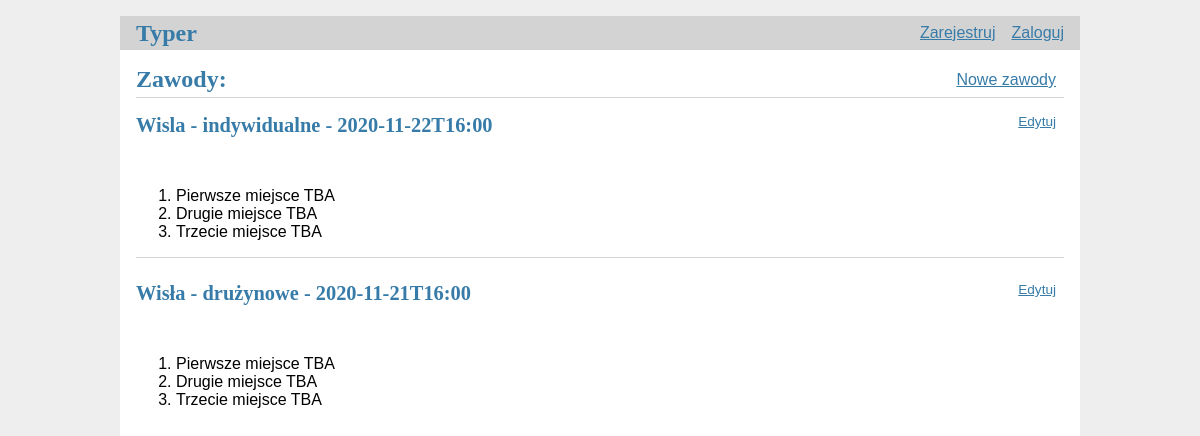
/tournaments/, run on an earlier commit of the app's database.
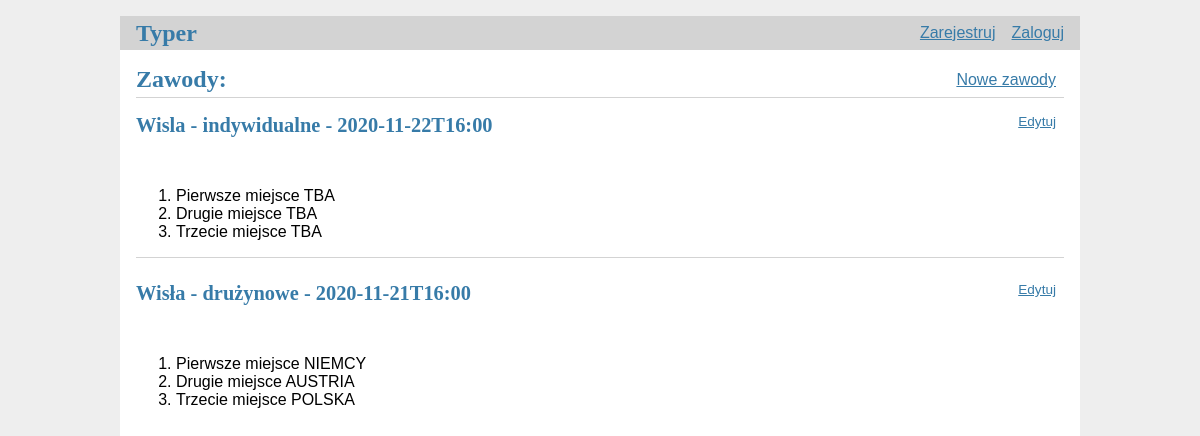
And on a later commit of the database.
### tables this page shows
CREATE TABLE tournaments(
    id INTEGER PRIMARY KEY AUTOINCREMENT,
    place TEXT NOT NULL,
    type TEXT NOT NULL,
    date_time DATETIME NOT NULL,
    first_place TEXT NOT NULL DEFAULT "TBA",
    second_place TEXT NOT NULL DEFAULT "TBA",
    third_place TEXT NOT NULL DEFAULT "TBA",
    status TEXT NOT NULL
);

### flaskr/tournaments.py (the view)
@bp.route('/')
def tournaments():
    db = get_db()
    tournaments = db.execute(
        'SELECT id, place, type, date_time, first_place, second_place, third_place'
        ' FROM tournaments ORDER BY date_time DESC'
    ).fetchall()
    return render_template("tournaments/tournaments.html", tournaments=tournaments)

### flaskr/auth.py (called while the page is built)
@bp.before_app_request
def load_logged_in_user():
    user_id = session.get('user_id')
    if user_id is None:
        g.user = None
    else:
        g.user = get_db().execute(
            'SELECT * FROM user WHERE id = ?', (user_id,)
        ).fetchone()

### flaskr/db.py (called while the page is built)
def get_db():
    if 'db' not in g:
        g.db = sqlite3.connect(
            current_app.config['DATABASE'],
            detect_types=sqlite3.PARSE_DECLTYPES
        )
        g.db.row_factory = sqlite3.Row
    return g.db

### flaskr/templates/tournaments/tournaments.html
{% extends 'base.html' %}
{% block header %}
    <h1>{% block title %}Zawody:{% endblock %}</h1>
    <a class="action" href="{{ url_for('tournaments.create') }}">Nowe zawody</a>
{% endblock %}
{% block content %}
    {% for post in tournaments %}
        <article class="post">
            <header>
                <div>
                    <h1>{{ post['place'] }} - {{ post['type'] }} - {{ post['date_time'] }}</h1>
                </div>
                <a class="action" href="{{ url_for('tournaments.update', id=post['id'])  }}">Edytuj</a>
            </header>
            <p class="body">
                <ol>
                    <li>Pierwsze miejsce {{ post['first_place'] }}</li>
                    <li>Drugie miejsce {{ post['second_place'] }}</li>
                    <li>Trzecie miejsce {{ post['third_place'] }}</li>
                </ol>
            </p>
        </article>
        {% if not loop.last %}
        <hr>
        {% endif %}
    {% endfor %}
{% endblock %}

### flaskr/templates/base.html (shortened to what this page needs)
<!doctype html>
<link rel="stylesheet" href="{{ url_for('static', filename='style.css') }}">
<nav>
    <h1><a href="{{ url_for('typer.index') }}">Typer</a></h1>
    <ul>
        {% if g.user %}
            <li><a href="{{ url_for('ranking.ranking') }}">Ranking</a></li>
            <li><a href="{{ url_for('tournaments.tournaments') }}">Zawody</a></li>
            <li><a href="{{ url_for('jumpers.jumpers') }}">Skoczkowie</a></li>
            <li><span>zalogowany: {{ g.user['username'] }}</span></li>
            <li><a href="{{ url_for('auth.logout') }}">Wyloguj</a></li>
        {% else %}
            <li><a href="{{ url_for('auth.register') }}">Zarejestruj</a></li>
            <li><a href="{{ url_for('auth.login') }}">Zaloguj</a></li>
        {% endif %}
    </ul>
</nav>
<section class="content">
    <header>
        {% block header %}{% endblock %}
    </header>
    {% block content %}{% endblock %}
</section>

### flaskr/static/style.css (style rules this page uses)
h1 { font-family: serif; color: #377ba8; margin: 1rem 0; }
a { color: #377ba8; }
hr { border: none; border-top: 1px solid lightgray; }
nav { background: lightgray; display: flex; align-items: center; padding: 0 0.5rem; }
nav h1 { flex: auto; margin: 0; }
nav h1 a { text-decoration: none; padding: 0.25rem 0.5rem; }
nav ul { display: flex; list-style: none; margin: 0; padding: 0; }
nav ul li a, nav ul li span, header .action { display: block; padding: 0.5rem; }
.content { padding: 0 1rem 1rem; }
.content > header { border-bottom: 1px solid lightgray; display: flex; align-items: flex-end; }
.content > header h1 { flex: auto; margin: 1rem 0 0.25rem 0; }
.post > header { display: flex; align-items: flex-end; font-size: 0.85em; }
.post > header > div:first-of-type { flex: auto; }
.post > header h1 { font-size: 1.5em; margin-bottom: 0; }
.post .body { white-space: pre-line; }
.content:last-child { margin-bottom: 0; }

What changed in the data, as far as the page shows it:
changed tournaments "Wisła": first_place "TBA" → "NIEMCY"; second_place "TBA" → "AUSTRIA"; third_place "TBA" → "POLSKA"
